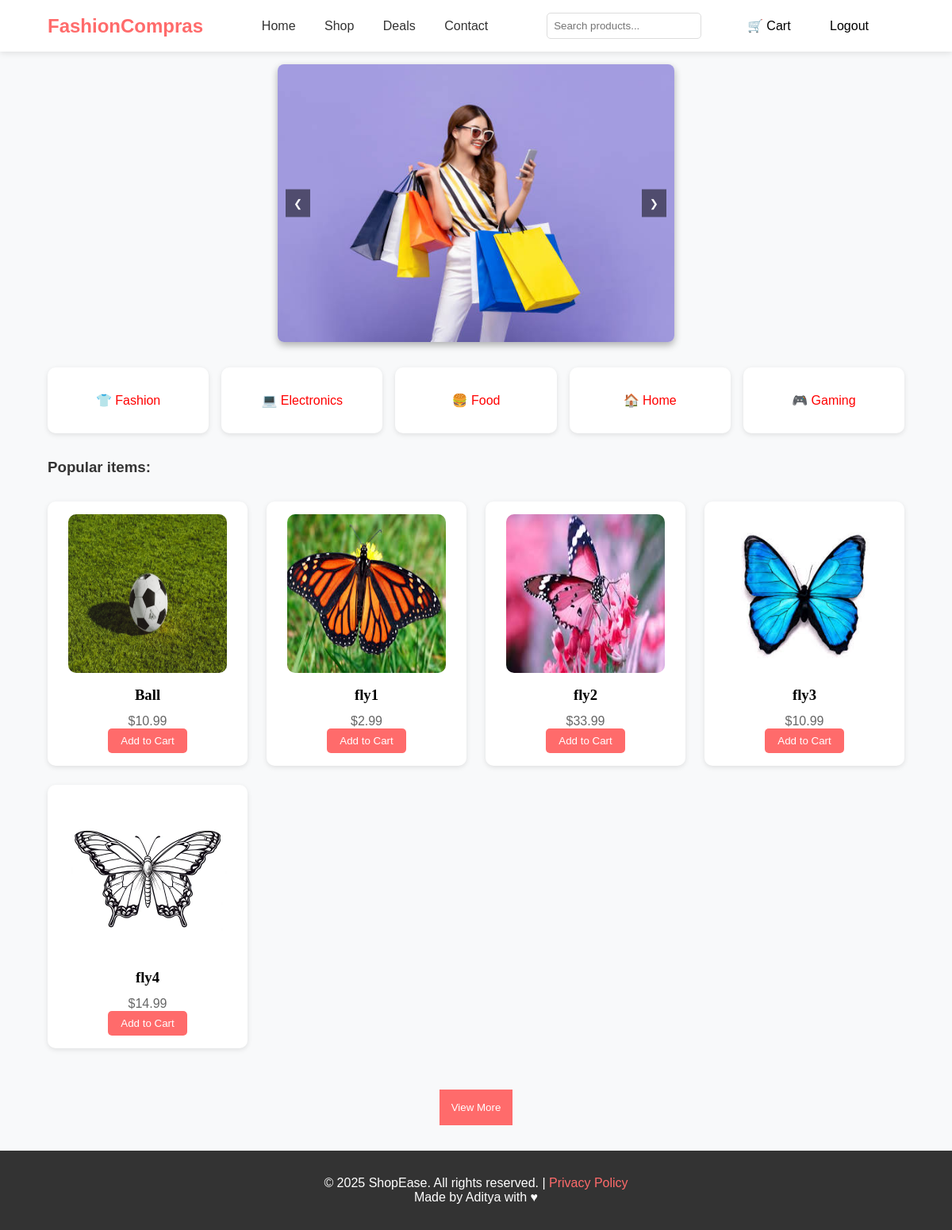
The app's page / (signed in) with its own data.
### app/models.py (models this page shows, shortened)
class Item(models.Model):
    CATEGORY_CHOICES = [
        ("fashion", "Fashion"),
        ("electronics", "Electronics"),
        ("food", "Food"),
        ("home", "Home"),
        ("gaming", "Gaming"),
    ]
    user = models.ForeignKey(Auth, on_delete=models.CASCADE, related_name="items")#A user's items.
    name = models.CharField(max_length=100)
    description = models.TextField()
    price = models.DecimalField(max_digits=10, decimal_places=2)
    quantity = models.PositiveIntegerField(default=0)
    category = models.CharField(max_length=20, choices=CATEGORY_CHOICES)
    created_at = models.DateTimeField(auto_now_add=True)
    updated_at = models.DateTimeField(auto_now=True)

class ItemImage(models.Model):
    item = models.ForeignKey(Item, on_delete=models.CASCADE, related_name="images")
    image = models.ImageField(upload_to="item_images/", default="blank_image.png")

### app/views.py (the view)
# urls.py: 2. Add a URL to urlpatterns:  path('', views.home, name='home')
@login_required(login_url='login_page')  # if not logged in → redirect to /login/
def home(request):
    context = {
        'items': Item.objects.all() #To get all of the items objects
        }
    return render(request, 'home.html' , context)

### app/templates/home.html (shortened to what this page needs)
{% load static %}
<!DOCTYPE html>
<html lang="en">
<head>
</head>
<body>
  <header>
    <div class="logo">FashionCompras</div>
    <nav>
      <a href="{% url 'home' %}">Home</a>
      <a href="{% url 'Shop' %}">Shop</a>
      <a href="{% url 'deals' %}">Deals</a>
      <a href="{% url 'Contact'%}">Contact</a>
    </nav>
    <div class="search-box">
      <form method="get" action="{% url 'Shop' %}">
        <input type="text" name="q" placeholder="Search products..." value="{{ query|default:'' }}">
      </form>
    </div>
    <div class="cart">
      <a href="{% url 'cart' %}" style="text-decoration: none; cursor: pointer;color: black ; margin-right: 45px">🛒 Cart</a>
      {% if request.user.is_authenticated %}
        <a href="{% url 'logout' %}" style="text-decoration: none; cursor: pointer;color: black ; margin-right: 45px">Logout</a>
      {% else %}
        <a href="{% url 'login_page' %}" style="text-decoration: none; cursor: pointer;color: black ; margin-right: 45px">Login</a>
      {% endif %}
    </div>
  </header>
  <div class="imageslider" style="margin-top: 1rem;">
    {% include 'ImageSlider.html' %}
  </div>
<section class="categories">
  <a href="{% url 'category' 'Fashion' %}" class = "categories-links"><div class="category">👕 Fashion</div></a>
  <a href="{% url 'category' 'Electronics' %}" class = "categories-links"><div class="category">💻 Electronics</div></a>
  <a href="{% url 'category' 'Food' %}" class = "categories-links"><div class="category">🍔 Food</div></a>
  <a href="{% url 'category' 'Home' %}" class = "categories-links"><div class="category">🏠 Home</div></a>
  <a href="{% url 'category' 'Gaming' %}" class = "categories-links"><div class="category">🎮 Gaming</div></a>
</section>
  <h3 style="padding: 0 5%;">Popular items:</h3>
  <section class="products">
    {% for i in items %}
  <div class="hidden-product" style="display:none">
    <a href="{% url 'item' i.pk %}">
    {% if i.images.exists %}
      <img src="{{ i.images.first.image.url }}" alt="{{ i.name }}" class="main-img">
      {% else %}
        <img src="{% static 'images/blank_image.png' %}" alt="{{ i.name }}" class="main-img">
      {% endif %}
    </a>
    <a href="{% url 'item' i.pk %}" style="text-decoration: none;"><h3 style="text-decoration: none; color: black; font-family: Times New Roman;">{{ i.name }}</h3></a>
    <a href="{% url 'item' i.pk %}" style="text-decoration: none; color:color: #666 ;"><p>${{ i.price }}</p></a>
    <button>Add to Cart</button>
  </div>
  {% endfor %}
  </section>
  <div style="display: flex; justify-content: center; margin-top: 20px;">
    <button id="view-more-btn" style="background-color: #ff6b6b; color: white; padding: 15px; border-width: 0px">
      View More
    </button>
  </div>
  <footer>
    <p>&copy; 2025 ShopEase. All rights reserved. | <a href="{% url 'PrivacyPolicy' %}">Privacy Policy</a></p>
    <p style="display: flex; justify-content: center;">Made by Aditya with ♥</p>
  </footer>
</body>
</html>

### app/templates/home.html (style rules this page uses)
* { margin: 0; padding: 0; box-sizing: border-box; font-family: Arial, sans-serif; }
body { background: #f8f9fa; color: #333; }
header { background: #fff; padding: 1rem 5%; display: flex; align-items: center; justify-content: space-between; box-shadow: 0 2px 8px rgba(0,0,0,0.1); position: sticky; top: 0; z-index: 1000; }
header .logo { font-size: 1.5rem; font-weight: bold; color: #ff6b6b; }
header nav a { margin: 0 1rem; text-decoration: none; color: #333; font-weight: 500; }
header .search-box input { padding: 0.5rem; border: 1px solid #ddd; border-radius: 5px; }
.categories { padding: 2rem 5%; display: grid; grid-template-columns: repeat(auto-fit,minmax(150px,1fr)); gap: 1rem; }
.category { background: #fff; padding: 2rem; text-align: center; border-radius: 10px; box-shadow: 0 2px 6px rgba(0,0,0,0.1); cursor: pointer; transition: 0.3s; }
.products { padding: 2rem 5%; display: grid; grid-template-columns: repeat(auto-fit,minmax(220px,1fr)); gap: 1.5rem; }
.hidden-product { background: #fff; padding: 1rem; border-radius: 10px; text-align: center; box-shadow: 0 2px 6px rgba(0,0,0,0.1); transition: 0.3s; }
.hidden-product img { width: 200px; height: 200px; object-fit: fit; border-radius: 10px; }
.hidden-product h3 { margin: 0.8rem 0; }
.hidden-product p { color: #666; }
.hidden-product button { background: #ff6b6b; color: #fff; border: none; padding: 0.5rem 1rem; border-radius: 5px; cursor: pointer; }
footer { background: #333; color: #fff; text-align: center; padding: 2rem 5%; margin-top: 2rem; }
.categories-links { text-decoration: none; color: #ff0000ff; }
footer a { color: #ff6b6b; text-decoration: none; }

### records on screen
Item: images.first.image (picture), name "Ball", price "10.99"
Item: images.first.image (picture), name "fly1", price "2.99"
Item: images.first.image (picture), name "fly2", price "33.99"
Item: images.first.image (picture), name "fly3", price "10.99"
Item: images.first.image (picture), name "fly4", price "14.99"
